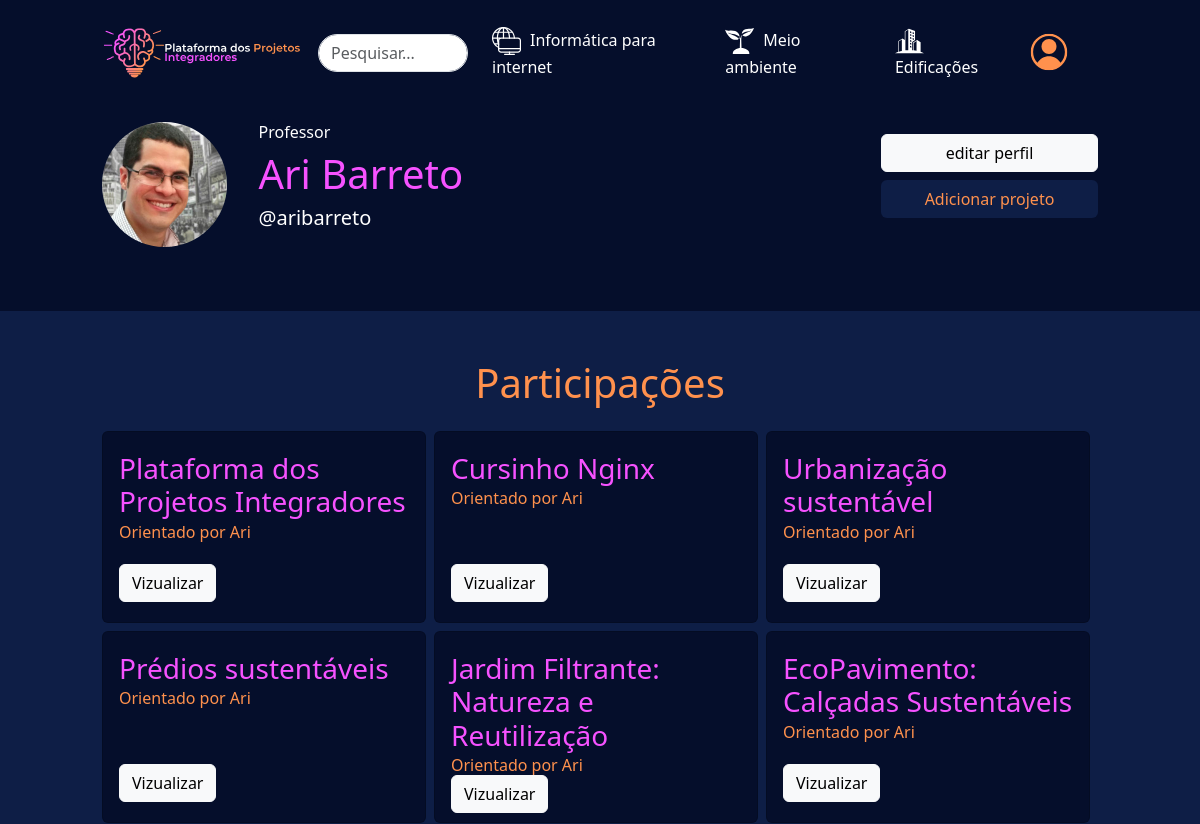
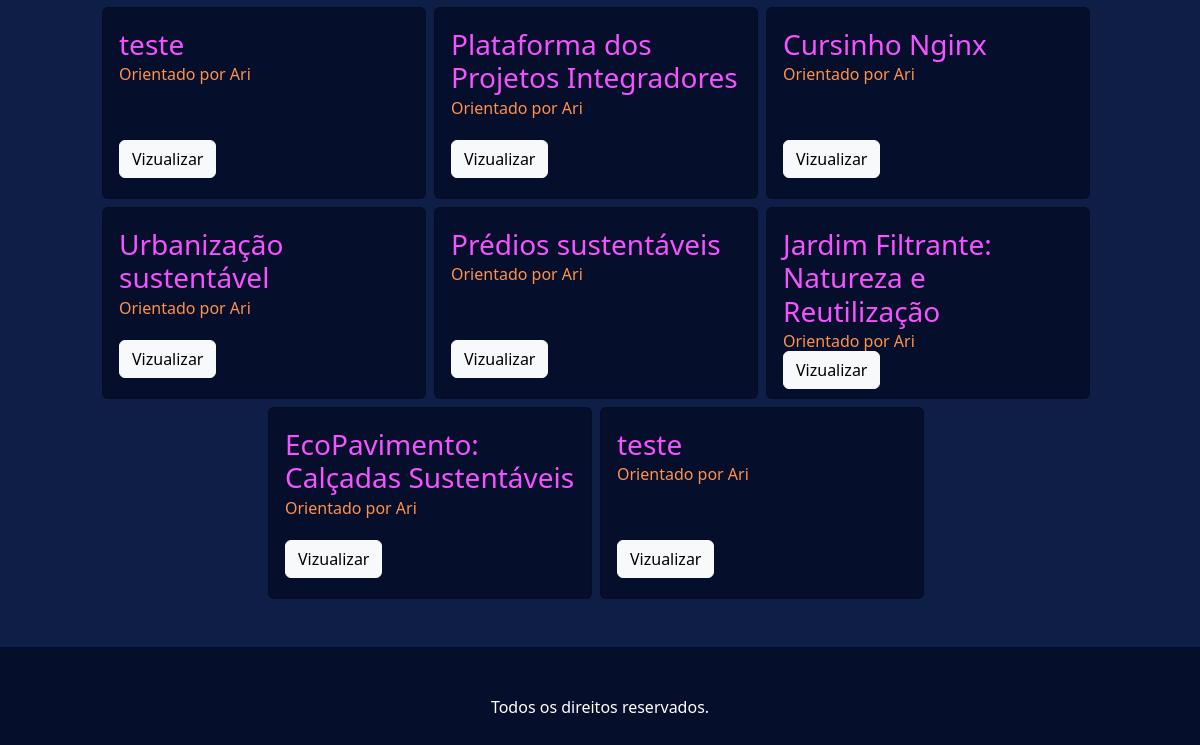
Before: /perfil/ with the older database file (2 pictures, top to bottom).
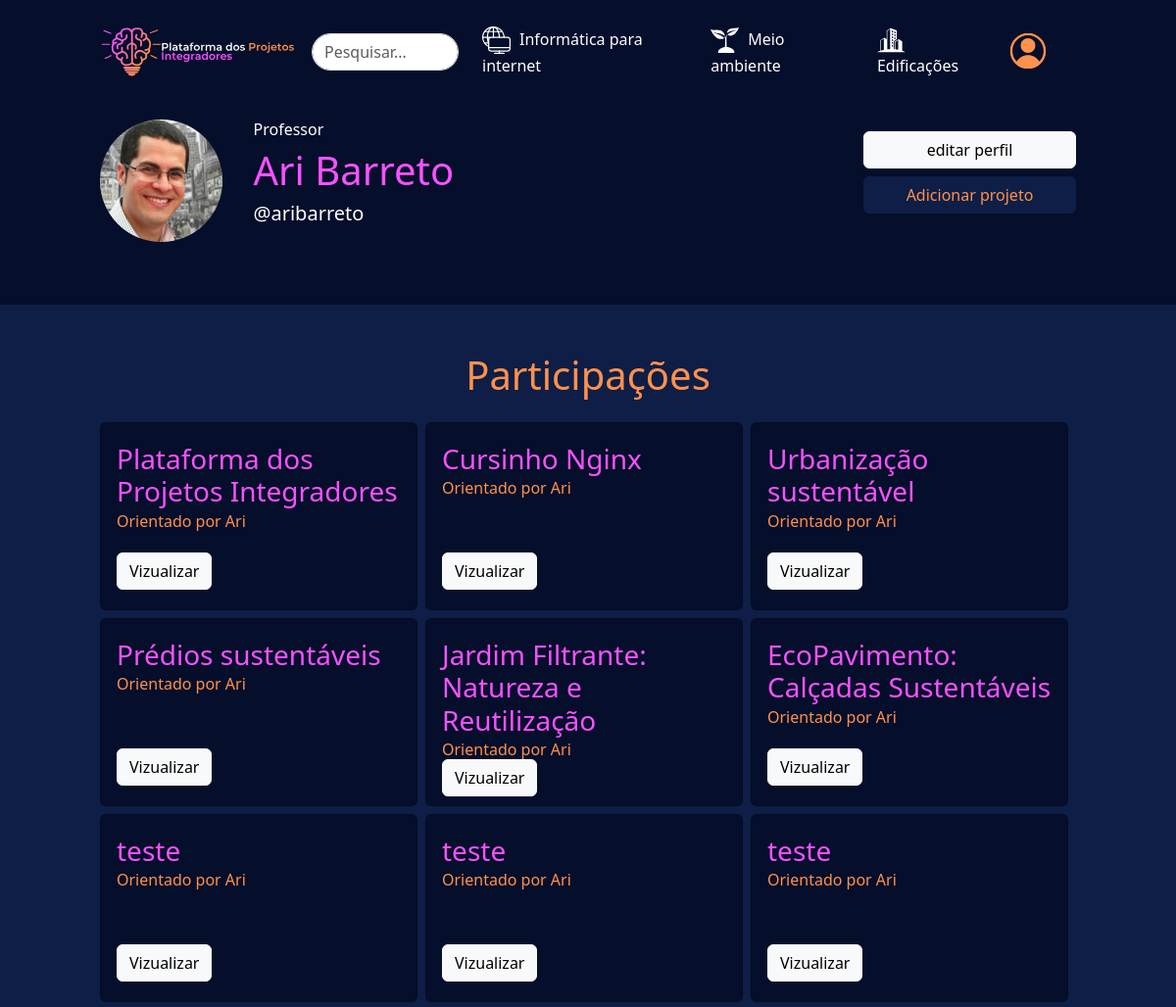
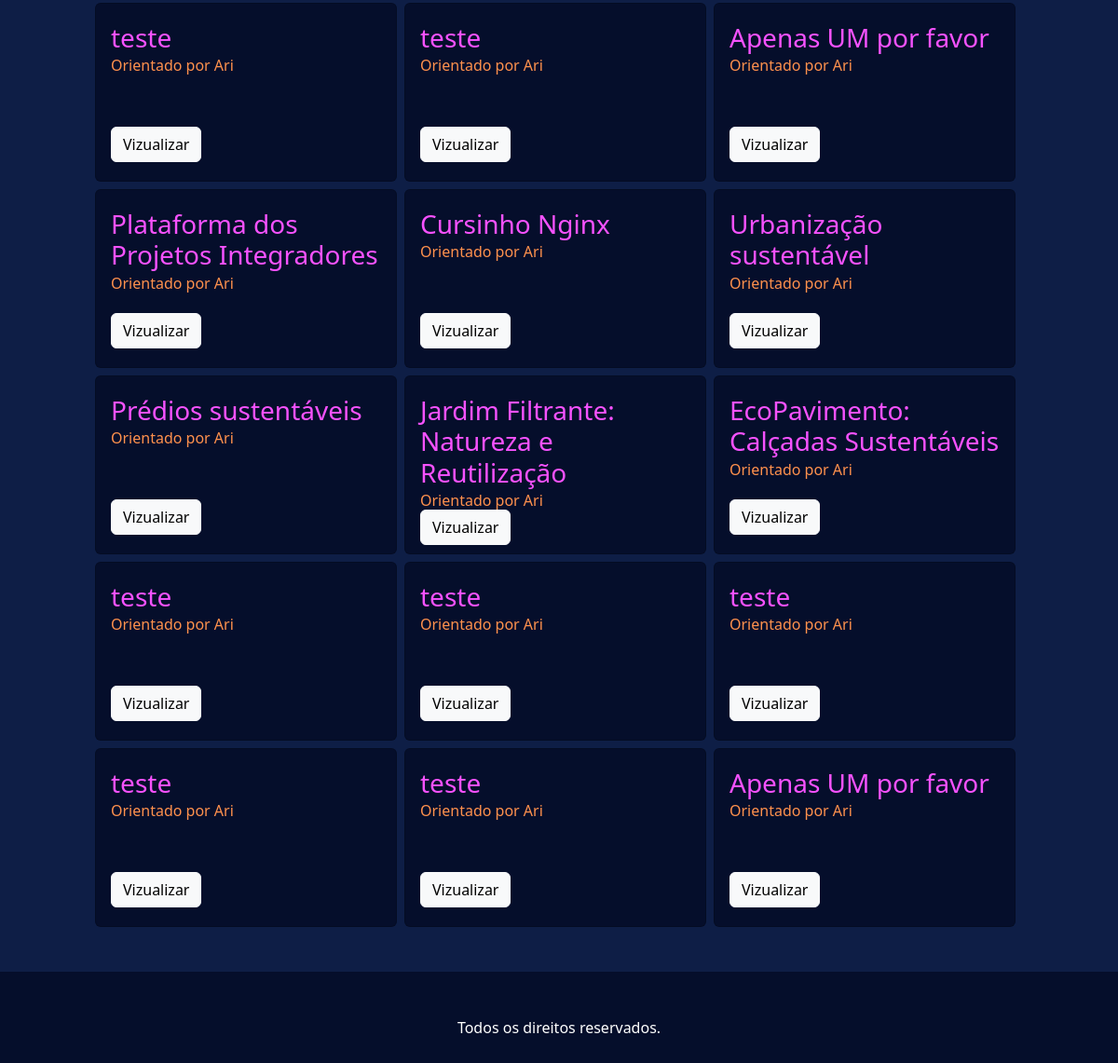
After: the same page with the newer database file (2 pictures, top to bottom).
### ppi/models.py (models this page shows, shortened)
class Curso(models.Model):
    titulo = models.CharField(max_length=50)
    logo = models.FileField(blank=True)

class Projeto(models.Model):
    titulo = models.CharField(max_length=80)
    resumo = models.TextField(max_length=120)
    objetivo = models.TextField(max_length=2000)
    capa = models.ImageField('media/')
    pdf = models.FileField(blank=True, null=True)
    imagens = models.ImageField(blank=True, null=True)
    curso = models.ForeignKey(Curso, on_delete=models.CASCADE)
    alunos = models.ManyToManyField(Aluno, related_name="projetos")
    orientadores = models.ManyToManyField(Orientador, related_name="projetos")
    curso = models.CharField(max_length=80)
    palavras_chave = models.CharField(max_length=2000)

### ppi/views.py (the view)
# urls.py: path("perfil/", views.verperfil, name = "verperfil"),
def verperfil(request):
    post = Projeto.objects.all
    context = {
        "projetos" : post,
        "range" : range(2)
    }
    return render (request, "verperfil.html", context)

### ppi/context_processors.py (called while the page is built)
def cursos(request):
    return {
        "cursos" : Curso.objects.all,
    }

### ppi/templates/verperfil.html (shortened to what this page needs)
{% extends "base.html" %}
{% load static %}
{% block conteudo %}
<div class="container custom-container mb-5 py-3">
    <div class="row g-0">
        <div class= "col-md-9">
            <div class = "row g-0">
                <div class= "col-md-2 my-auto">
                    <img src="{% static 'imgs/ari.jpg' %}" class="rounded-circle w-100" alt="imgperfil">
                </div>
                <div class= "col-md-10 my-auto">
                    <ul>
                        <h6 class="text-left text-white">Professor</h6>
                        <h1 class="text-left roxinho">Ari Barreto</h1>
                        <h5 class="text-left text-white">@aribarreto</h5>
                    </ul>
                </div>
            </div>
        </div>
        <div class= "col-md-3 my-auto">
            <ul class="w-100">
                <a href="{% url 'editarperfil' %}">
                    <button type= 'button' class= "btn w-100 btn-light my-1">editar perfil</button>
                </a>
                <a href="{% url 'form_post' %}">
                    <button type= 'button' class= "btn w-100 blueback laranja my-1">Adicionar projeto</button>
                </a>
            </ul>
        </div>
    </div>
</div>
<div class="container-fluid blueback py-5">
    <h1 class="laranja text-center pb-3">
        Participações
    </h1>
    <div class= "container custom-container">
      <div class="row g-2 w-100 d-flex justify-content-center">
        {% for x in range %}
        {% for projeto in projetos %}
        <div class="col-md-6 col-sm-12 col-lg-4">
            <div class="card py-1" style="background-color: rgb(5, 14, 43); height: 12em;">
                <div class="card-body d-flex flex-column">
                    <h3 class="card-title roxinho">{{ projeto.titulo }}</h3>
                    <h6 class="card-subtitle laranja">Orientado por Ari</h6>
                    <a href="{% url 'post' projeto.id %}" class="card-link mt-auto">
                        <button type= 'button' class= "btn btn-light">Vizualizar</button>
                    </a>
                </div>
            </div>
        </div>
        {% endfor %}
        {% endfor %}
      </div>
    </div>
</div>
{% endblock conteudo %}

### ppi/templates/base.html (shortened to what this page needs)
{% load static %}
<!doctype html>
<html lang="pt-br">
  <head>
    <link href="https://cdn.jsdelivr.net/npm/bootstrap@5.3.3/dist/css/bootstrap.min.css" rel="stylesheet">
    <link rel="stylesheet" href="{% static 'style.css' %}">
  </head>
  <body style="background-color: rgb(5, 14, 43);">
<nav class="navbar navbar-expand-lg">
  <div class="container custom-container">
      <a class="navbar-brand" href="{% url 'index' %}">
          <img src="{% static 'imgs/logotopo.svg' %}" alt="Logo" style="max-height: 80px;">
      </a>
      <div class="collapse navbar-collapse" id="navbarSupportedContent">
          <ul class="navbar-nav mb-2 mb-lg-0 ms-auto d-flex align-items-center">
              <form
                  action="{% url 'pesquisar' %}"
                  method="GET"
                  class="d-flex justify-content-center"
                  onsubmit="return redirectToSearchPage();"
              >
                  <input
                      type="text"
                      class="form-control search-bar"
                      placeholder="Pesquisar..."
                      onclick="window.location.href='{% url 'pesquisar' %}';"
                      readonly
                  >
              </form>
              {% for curso in cursos %}
              <li class="nav-item mx-3">
                  <a class="{% if request.path == '/projetos/' %} roxinho {% else %} text-white {% endif %} nav-link" href="{% url 'projetos' curso.id %}">
                      <img src="{{ curso.logo.url }}" style="max-width: 1.8rem; margin-right: 5px;" alt="Informática">
                      {{ curso.titulo }}
                  </a>
              </li>
              {% endfor %}
              {% if user.is_authenticated %}
              <li class="nav-item me-3">
                  <a class="nav-link" href="{% url 'verperfil' %}">
                    <img style="max-width: 50px;" src="{% static 'imgs/btnlogin.svg' %}" alt="login">
                  </a>
              </li>
              {% else %}
              <li class="nav-item me-3">
                  <a class="nav-link" href="{% url 'login' %}">
                    <img style="max-width: 50px;" src="{% static 'imgs/btnlogin.svg' %}" alt="login">
                  </a>
              </li>
              {% endif %}
          </ul>
      </div>
  </div>
</nav>
    {% block conteudo %}
    {% endblock conteudo %}
    <footer class="py-5 text-center text-white">
      Todos os direitos reservados.
    </footer>
  </body>
</html>

Changed rows visible on the page:
added Projeto: titulo "teste"
added Projeto: titulo "teste"
added Projeto: titulo "teste"
added Projeto: titulo "teste"
added Projeto: titulo "Apenas UM por favor"
